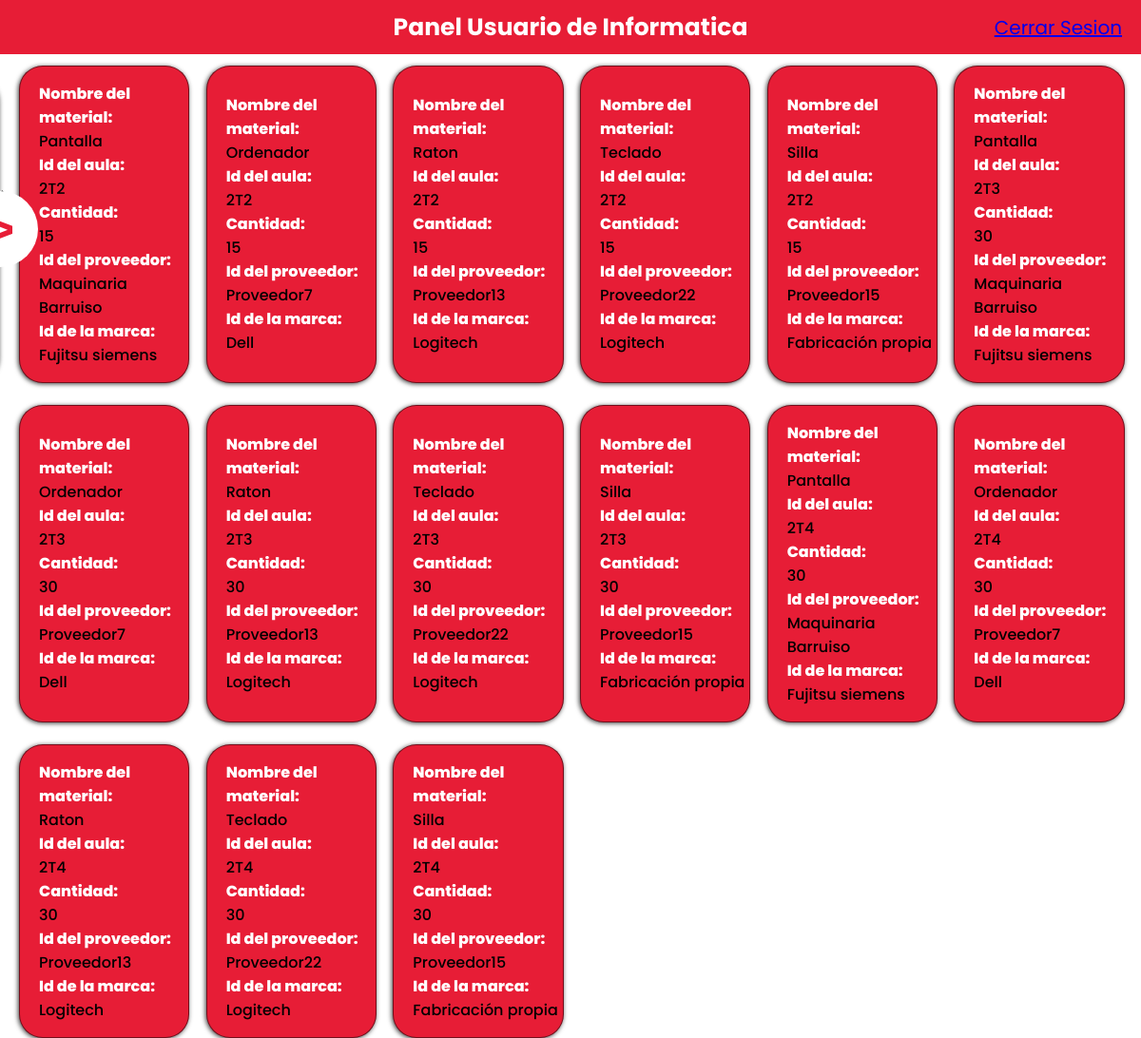
/PanelUser/PanelUser.php (signed in), run on the app's committed database.
### tables this page shows
CREATE TABLE `departec` (
  `idDepartamento` int(11) NOT NULL,
  `NombreDepar` varchar(50) NOT NULL
);

CREATE TABLE `materiales` (
  `idMateriales` int(11) NOT NULL,
  `NombreMat` varchar(30) NOT NULL,
  `idAula` varchar(5) NOT NULL,
  `Cantidad` int(11) NOT NULL,
  `idProveedor` int(11) NOT NULL,
  `idMarca` int(11) NOT NULL,
  `idDepartamento` int(11) NOT NULL
);

CREATE TABLE `prov` (
  `idProveedor` int(11) NOT NULL,
  `Nombre` varchar(60) NOT NULL,
  `Direccion` varchar(80) NOT NULL,
  `Municipio` varchar(30) NOT NULL,
  `Provincia` varchar(30) NOT NULL,
  `Telefono` int(9) NOT NULL,
  `idTipo` int(11) NOT NULL,
  `idDepartamento` int(11) DEFAULT NULL
);

CREATE TABLE `marca` (
  `idMarca` int(11) NOT NULL,
  `NombreMarca` varchar(30) NOT NULL,
  `idDepartamento` int(11) NOT NULL
);

### PanelUser/InformacionU.php (the view)
<?php
include("./conexion_bd.php");
function body($consulta, $conexion){
    $resultado = mysqli_query($conexion, $consulta);
    if ($resultado) {
        while ($row = $resultado->fetch_object()) {
            $NombreMat = $row->NombreMat;
            $idAula = $row->idAula;
            $Cantidad = $row->Cantidad;
            $idProveedor = $row->Nombre;
            $idMarca = $row->NombreMarca;
            ?>
            <div class="card">
                <h3>Nombre del material:</h3>
                <?php echo htmlspecialchars($NombreMat); ?>
                <h3>Id del aula:</h3>
                <?php echo htmlspecialchars($idAula); ?>
                <h3>Cantidad:</h3>
                <?php echo htmlspecialchars($Cantidad); ?>
                <h3>Id del proveedor:</h3>
                <?php echo htmlspecialchars($idProveedor); ?>
                <h3>Id de la marca:</h3>
                <?php echo htmlspecialchars($idMarca); ?>
            </div>
            <?php
        }
    }
}
if (isset($_GET['search']) && !empty($_GET['search']) || (isset($_GET['value']) && !empty($_GET['value']))) {
    $types = [
        'aula' => 'a.idAula',
        'prov' => 'p.Nombre',
        'marca' => 'ma.NombreMarca',
        'tipoprod' => 'tp.NombreTipo ',
        'ubi' => 'u.NombreUbicacion'
    ];
    $type = "";
    if($_GET['search'] != 'all' && isset($_GET['value']) && $_GET['value'] != 'all'){
        $types = $types[$_GET['search']];
        $type = "$types = '$_GET[value]' AND";
    }
    $consulta = "SELECT m.NombreMat, m.idAula, m.Cantidad,p.Nombre, ma.NombreMarca FROM login AS l
    INNER JOIN departec AS d ON l.idDepartamento = d.idDepartamento
    INNER JOIN aula AS a ON d.idDepartamento = a.idDepartamento
    INNER JOIN materiales AS m ON a.idAula = m.idAula
    INNER JOIN prov AS p ON m.idProveedor = p.idProveedor
    INNER JOIN marca AS ma ON m.idMarca = ma.idMarca
    INNER JOIN tipoprod AS tp ON tp.idTipo = p.idTipo
    INNER JOIN ubi AS u ON u.idUbicacion = a.idUbicacion
    WHERE $type d.idDepartamento  = $_SESSION[deparamento] AND l.idUser = $_SESSION[id]";
    body($consulta, $conexion);
} else {
    $consulta = "SELECT m.NombreMat, m.idAula, m.Cantidad,p.Nombre, ma.NombreMarca FROM login AS l
    INNER JOIN departec AS d ON l.idDepartamento = d.idDepartamento
    INNER JOIN aula AS a ON d.idDepartamento = a.idDepartamento
    INNER JOIN materiales AS m ON a.idAula = m.idAula
    INNER JOIN prov AS p ON m.idProveedor = p.idProveedor
    INNER JOIN marca AS ma ON m.idMarca = ma.idMarca
    INNER JOIN tipoprod AS tp ON tp.idTipo = p.idTipo
    INNER JOIN ubi AS u ON u.idUbicacion = a.idUbicacion
    WHERE d.idDepartamento  = $_SESSION[deparamento] AND l.idUser = $_SESSION[id]";
    body($consulta, $conexion);
}

### PanelUser/PanelUser.php (shortened to what this page needs)
<!DOCTYPE html>
<html lang="en">
<head>
    <link rel="stylesheet" href="styleU.css">
</head>
<body onload='activarAnimacionRefresh()'>
    <header>
        <div class="texto1">
            <strong>Panel Usuario de
                <?php include("./DepU.php") ?>
            </strong>
        </div>
        <div class="cs">
            <a href="./cs2.php">Cerrar Sesion</a>
        </div>
    </header>
    <main>
        <div class="filter_var" id='modal'>
            <div class="filtros">
                <div class="div_filtro_principal">
                        <?php include("./filtro_principal.php") ?>
                </div>
            </div>
            <div class="div_boton_filtro">
                <button class="boton_filtro" id="boton_filtro" name="boton_filtro" onclick="activarAnimacion()">></button>
            </div>
        </div>
        <div class="principal">
            <?php include("./InformacionU.php") ?>
        </div>
    </main>
</body>
</html>

### PanelUser/DepU.php (shortened to what this page needs)
<?php
include("./conexion_bd.php");
$inc = true;
if ($inc){
    $consulta = "SELECT d.NombreDepar , l.idDepartamento FROM login AS l
    LEFT JOIN departec AS d ON l.idDepartamento = d.idDepartamento
    WHERE l.idUser = $_SESSION[id]";
    $resultado = mysqli_query($conexion, $consulta);
    if ($resultado){
        while($row = $resultado->fetch_object()){
            $nombreDepar = $row->NombreDepar;
            ?>
            <?php echo htmlspecialchars($nombreDepar); ?>
        <?php
        }
    }
}
?>

### PanelAdmin/styleU.css (style rules this page uses)
:root { --i:40%; }
body { margin: 0; padding: 0; font-family: 'Poppins', sans-serif; background-color: #FFFFFF;; }
header { display: flex; position: relative; justify-content: center; align-items: center; background-color: #E71D36; height: 7.15vh; }
.texto1 { display: flex; justify-content: center; text-align: center; align-items: center; font-size: 25px; color: #FFFFFF; }
.cs { position: absolute; font-size: 20px; width: 100%; display: flex; justify-content: flex-end; align-items: center; margin-right: 40px; }
main { display: flex; flex-direction: row; height: 92.85vh; width: 100%; position: relative; }
.filter_var { position: fixed; display: flex; flex-direction: row; height: 40vh; width: 20%; justify-content: flex-end; align-items: center; transform: translateX(-100%); margin-top: 24px; }
.filtros { position: absolute; display: flex; flex-direction: column; justify-content: center; align-items: center; width: 100%; height: 40vh; background-color: #E71D36; border-radius: 25px; box-shadow: -1px 1px 5px rgba(0,0,0,0.75); }
.div_filtro_principal { display: flex; flex-direction: row; justify-content: center; align-items: center; }
.div_boton_filtro { position: absolute; transform: translateX(50%); border: 0; border-radius: 50%; }
.boton_filtro { border: 0; border-radius: 50%; width: 80px; height: 80px; font-size: 52px; color: #E71D36; font-weight: 600; background-color:#FFFFFF; }
.principal { height: 92.85vh; width: 100%; display: grid; grid-template-columns: 1fr 1fr 1fr 1fr 1fr 1fr; grid-row-gap: 40px; grid-template-rows: 1fr 1fr 1fr 1fr 1fr 1fr; background-color: #FFFFFF; padding-left: 20px; padding-top: 20px; align-items: center; justify-content: center; }
.card { display: flex; flex-direction: column; justify-content: center; align-items: left; padding-top: 7.5px; padding-left: 20px; padding-bottom: 7.5px; height: 100%; width: 80%; background-color:#E71D36; border-radius: 25px; border: 1px solid rgba(0, 0, 0, 0.5); box-shadow: -1px 1px 5px rgba(0,0,0,0.75); font-family: 'Poppins', sans-serif; font-weight: 500; }
.card h3 { font-size: 16px; font-family: 'Poppins', sans-serif; font-weight: 800; margin: 0; padding: 0; color: #FFFFFF; }

### data on the page
materiales: NombreMat "Pantalla", idAula "2T2", Cantidad "15", idProveedor.Nombre "Maquinaria Barruiso", idMarca.NombreMarca "Fujitsu siemens"
materiales: NombreMat "Ordenador", idAula "2T2", Cantidad "15", idProveedor.Nombre "Proveedor7", idMarca.NombreMarca "Dell"
materiales: NombreMat "Raton", idAula "2T2", Cantidad "15", idProveedor.Nombre "Proveedor13", idMarca.NombreMarca "Logitech"
materiales: NombreMat "Teclado", idAula "2T2", Cantidad "15", idProveedor.Nombre "Proveedor22", idMarca.NombreMarca "Logitech"
materiales: NombreMat "Silla", idAula "2T2", Cantidad "15", idProveedor.Nombre "Proveedor15", idMarca.NombreMarca "Fabricación propia"
materiales: NombreMat "Pantalla", idAula "2T3", Cantidad "30", idProveedor.Nombre "Maquinaria Barruiso", idMarca.NombreMarca "Fujitsu siemens"
materiales: NombreMat "Ordenador", idAula "2T3", Cantidad "30", idProveedor.Nombre "Proveedor7", idMarca.NombreMarca "Dell"
materiales: NombreMat "Raton", idAula "2T3", Cantidad "30", idProveedor.Nombre "Proveedor13", idMarca.NombreMarca "Logitech"
materiales: NombreMat "Teclado", idAula "2T3", Cantidad "30", idProveedor.Nombre "Proveedor22", idMarca.NombreMarca "Logitech"
materiales: NombreMat "Silla", idAula "2T3", Cantidad "30", idProveedor.Nombre "Proveedor15", idMarca.NombreMarca "Fabricación propia"
materiales: NombreMat "Pantalla", idAula "2T4", Cantidad "30", idProveedor.Nombre "Maquinaria Barruiso", idMarca.NombreMarca "Fujitsu siemens"
materiales: NombreMat "Ordenador", idAula "2T4", Cantidad "30", idProveedor.Nombre "Proveedor7", idMarca.NombreMarca "Dell"
materiales: NombreMat "Raton", idAula "2T4", Cantidad "30", idProveedor.Nombre "Proveedor13", idMarca.NombreMarca "Logitech"
materiales: NombreMat "Teclado", idAula "2T4", Cantidad "30", idProveedor.Nombre "Proveedor22", idMarca.NombreMarca "Logitech"
materiales: NombreMat "Silla", idAula "2T4", Cantidad "30", idProveedor.Nombre "Proveedor15", idMarca.NombreMarca "Fabricación propia"

### other printed values
$nombreDepar "Informatica"
